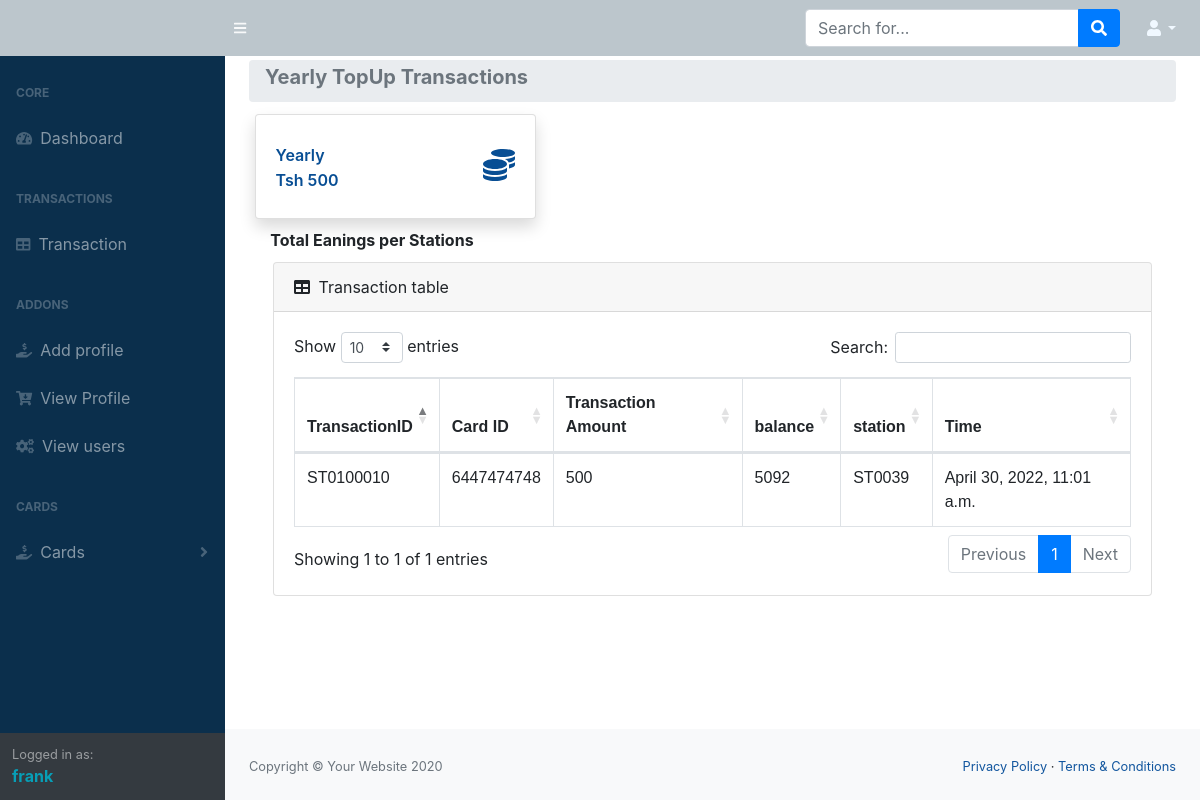
/station_topup/yearly (signed in), run on the app's committed database.
### IntergrationPoint/models.py (models this page shows, shortened)
class topUp(models.Model):
    recharge = models.CharField(primary_key=True, max_length=10)
    cardId = models.CharField(max_length=50, null=True)
    balance = models.IntegerField(null=True)
    transactionAmount = models.IntegerField()
    station = models.ForeignKey(stationDetail, on_delete = models.RESTRICT)
    userId = models.ForeignKey(User, on_delete = models.RESTRICT)
    cardStatus = models.CharField(max_length=10, null=True)
    time = models.DateTimeField(auto_now_add=True)

class stationDetail(models.Model):
    station = models.CharField(primary_key=True, max_length=5)
    stationName = models.CharField( max_length=50)
    stationPersonelId = models.ForeignKey(User, on_delete=models.CASCADE)
    time = models.DateTimeField(auto_now_add=True)
    def __str__(self):
        return self.station

### IntergrationPoint/views.py (the view, shortened to what this page needs)
# urls.py: path('station_topup/<id>',views.stationTopUp, name="station_topup"),
@login_required
def stationTopUp(request, id):
    y = datetime.today().date().year
    if request.method == 'GET':
        stationid = stationDetail.objects.all().latest("station")
        statioName = stationDetail.objects.filter(station=stationid).values("stationName")
        statioName = statioName[0]["stationName"]
        if id == 'daily':
            transaction_list = topUp.objects.filter(time__gte=datetime.today().date()).order_by('-time')
            intransaction = transaction_list.values_list('transactionAmount', flat=True)
            Intrans = 0
            for intran in intransaction:
                Intrans = Intrans+intran
            transactions = {
                "transaction": transaction_list,
                "station": "Daily",
                "intrans":Intrans,
                "stationName":statioName
            }
            print(transaction_list)
            return render(request, 'htmlfiles/topuptransaction.html', transactions)
        elif id == 'yearly':
                y = datetime.today().date().year
                transaction_list = topUp.objects.filter(time__gte=dt.datetime(y, 1, 1, tzinfo=pytz.UTC)).order_by('-time')
                intransaction = transaction_list.values_list('transactionAmount', flat=True)
                Intrans = 0
                for intran in intransaction:
                    Intrans = Intrans+intran
                transactions = {
                    "transaction": transaction_list,
                    "station": "Yearly",
                    "intrans":Intrans,
                    "stationName":statioName
                }
                return render(request, 'htmlfiles/topuptransaction.html', transactions)
        else:
            pass

### templates/htmlfiles/topuptransaction.html (shortened to what this page needs)
{% extends "./index.html" %}
{%load static%}
 {% block content %}
      <div class="container-fluid">
            <ol class="breadcrumb mb-1">
                <li class="breadcrumb-item active">
                <h5><b>{{station}} TopUp Transactions</b></h5>
                </li>
            </ol>
            <div class="row">
               <div class="col-xl-4 col-md-6 mb-1" > <a class="nav-link" href="">
                   <div class="card border-left-primary shadow h-100 py-2">
                       <div class="card-body" style="color: #084e94;">
                           <div class="row no-gutters align-items-center">
                               <div class="col mr-2">
                               <div class="text-xs font-weight-bold text-gray-800 mb-1">{{station}}</div>
                               <div class="h6 mb-0 font-weight-bold text-gray-800">
                               Tsh {{intrans}}
                               </div>
                               </div>
                               <div class="col-auto">
                               <i class="fas fa-coins fa-2x text-gray-200"></i>
                               </div>
                           </div>
                       </div>
                   </div></a>
               </div>
           </div>
            <h6>&nbsp;&nbsp;&nbsp;&nbsp; <b>Total Eanings per Stations</b></h6>
                <div class="container-fluid">
                     <div class="card mb-1">
                        <div class="card-header">
                           <i class="fas fa-table mr-1"></i>
                           Transaction table
                        </div>
                        <div class="card-body">
                           <div class="table-responsive">
                              <table class="table table-bordered" id="dataTable" width="100%" cellspacing="0">
                                 <thead>
                                    <tr>
                                       <th>TransactionID</th>
                                       <th>Card ID</th>
                                       <th>Transaction Amount</th>
                                       <th>balance</th>
                                       <th>station</th>
                                       <th>Time</th>
                                    </tr>
                                 </thead>
                                 <tbody id="myTable">
                                    {% for detail in transaction %}
                                    <tr>
                                       <td>{{detail.recharge}}</td>
                                       <td>{{detail.cardId}}</td>
                                       <td>{{detail.transactionAmount}}</td>
                                       <td>{{detail.balance}}</td>
                                       <td>{{detail.station}}</td>
                                       <td>{{detail.time}}</td>
                                    </tr>
                                    {% endfor %}
                                 </tbody>
                              </table>
                           </div>
                        </div>
                     </div>
                  </div>
               </div>
       {% endblock %}

### templates/htmlfiles/navbar.html (shortened to what this page needs)
{% load static %}
<div id="layoutSidenav_nav">
            <nav class="sb-sidenav accordion sb-sidenav-dark" id="sidenavAccordion">
                    <div class="sb-sidenav-menu">
                        <div class="nav">
                            <div class="sb-sidenav-menu-heading">Core</div>
                            <a class="nav-link" href="/dashboard">
                                <div class="sb-nav-link-icon"><i class="fas fa-tachometer-alt"></i></div>
                                Dashboard
                            </a>
                            <div class="sb-sidenav-menu-heading">Transactions</div>
                            <a class="nav-link" href={% url 'TransactionPage' %}>
                                <div class="sb-nav-link-icon"><i class="fas fa-table"></i></div>
                                Transaction
                            <div class="sb-sidenav-menu-heading">Addons</div>
                            <a class="nav-link" href="/UserRegister">
                                <div class="sb-nav-link-icon"><i class="fas fa-hand-holding-usd" aria-hidden="true"></i></div>
                            Add profile
                            </a>
                            <a class="nav-link" href="#">
                                <div class="sb-nav-link-icon"><i class="fa fa-cart-arrow-down" aria-hidden="true"></i></div>
                            View Profile
                            </a>
                            <a class="nav-link" href="#">
                                <div class="sb-nav-link-icon"><i class="fa fa-cogs" aria-hidden="true"></i></div>
                           View users
                            </a>
                            <div class="sb-sidenav-menu-heading">Cards</div>
                            <a class="nav-link collapsed" href="#" data-toggle="collapse" data-target="#collapsePages" aria-expanded="false" aria-controls="collapsePages">
                                <div class="sb-nav-link-icon"><i class='fas fa-hand-holding-usd'></i></div>
                                Cards
                                <div class="sb-sidenav-collapse-arrow"><i class="fas fa-angle-down"></i></div>
                            </a>
                        </div>
                    </div>
                    <div class="sb-sidenav-footer">
                        <div class="small">Logged in as:</div>
                        <b style="color: #079fb7;">{{user.username}}</b>
                    </div>
                </nav>
        </div>

### data on the page
topUp: recharge "ST0100010", cardId "6447474748", transactionAmount "500", balance "5092", station "ST0039", time "April 30, 2022, 11:01 a.m."

### other printed values
{{ user.username }} "frank"
{{ station }} "Yearly"
{{ intrans }} "500"
